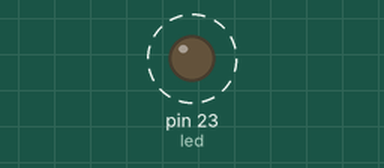
Recording of a sketch running on a simulated Arduino Mega 2560, built with avr-gcc and run on an emulated ATmega2560. On the bench: output pins drawn as LEDs (lit = HIGH). Dashed ring = blinking. What the sketch prints to the serial monitor is not drawn.

Above: at 0.5 s.
Timing chart, 0 to 3.0 s (numbered marks = the images above):
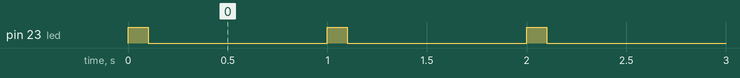

Measured:
- by itself, pin 23 (led): alternates HIGH for 0.10 s and LOW for 0.90 s

The sketch:

send.ino
```cpp
/***************************************************************************
  Hobbytronics Leonardo CAN-BUS board

  Send Test Data to other nodes

  Leonardo CAN BUS product page  http://www.hobbytronics.co.uk/leonardo-canbus

  Hobbytronics.co.uk
****************************************************************************/

#include <mcp_can.h>
#include <SPI.h>

int led = 23;

MCP_CAN CAN0(17);           // Set CS to pin 17

void setup()
{
   Serial.begin(9600);
   /*while (!Serial)
  {
    //do nothing
  } ;*/
   Serial.print("Can Test..\r\n");
   // init can bus, baudrate: 500k
   if(CAN0.begin(CAN_125KBPS) == CAN_OK) Serial.print("can init ok!!\r\n");
   else Serial.print("Can init fail!!\r\n");
   pinMode(led, OUTPUT);
}

unsigned char stmp[8] = {0, 1, 2, 3, 4, 5, 6, 7};
void loop()
{
   // send data:  id = 0x00, standard frame, data len = 8, stmp: data buf
   digitalWrite(led, HIGH);   // turn the LED on
   CAN0.sendMsgBuf(0x00, 0, 8, stmp);
   delay(100);
   digitalWrite(led, LOW);   // turn the LED off
   delay(900);                       // send data every second
}
```
